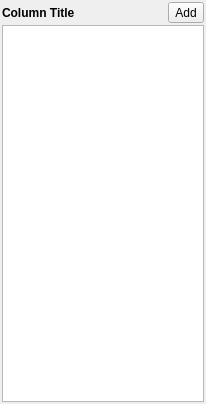
<?xml version="1.0" encoding="UTF-8"?>
<ui version="4.0">
 <class>TaskColumn</class>
 <widget class="QWidget" name="TaskColumn">
  <property name="geometry">
   <rect>
    <x>0</x>
    <y>0</y>
    <width>206</width>
    <height>404</height>
   </rect>
  </property>
  <property name="windowTitle">
   <string>Form</string>
  </property>
  <property name="autoFillBackground">
   <bool>false</bool>
  </property>
  <layout class="QVBoxLayout" name="verticalLayout">
   <property name="spacing">
    <number>2</number>
   </property>
   <property name="leftMargin">
    <number>2</number>
   </property>
   <property name="topMargin">
    <number>2</number>
   </property>
   <property name="rightMargin">
    <number>2</number>
   </property>
   <property name="bottomMargin">
    <number>2</number>
   </property>
   <item>
    <layout class="QHBoxLayout" name="horizontalLayout">
     <item>
      <widget class="QLabel" name="label">
       <property name="font">
        <font>
         <weight>75</weight>
         <bold>true</bold>
        </font>
       </property>
       <property name="text">
        <string>Column Title</string>
       </property>
      </widget>
     </item>
     <item>
      <widget class="QToolButton" name="addButton">
       <property name="text">
        <string>Add</string>
       </property>
       <property name="icon">
        <iconset resource="resources.qrc">
         <normaloff>:/new/prefix1/resources/list-add-3.ico</normaloff>:/new/prefix1/resources/list-add-3.ico</iconset>
       </property>
      </widget>
     </item>
    </layout>
   </item>
   <item>
    <widget class="QListView" name="listView">
     <property name="editTriggers">
      <set>QAbstractItemView::NoEditTriggers</set>
     </property>
    </widget>
   </item>
  </layout>
 </widget>
 <resources>
  <include location="resources.qrc"/>
 </resources>
 <connections/>
</ui>
